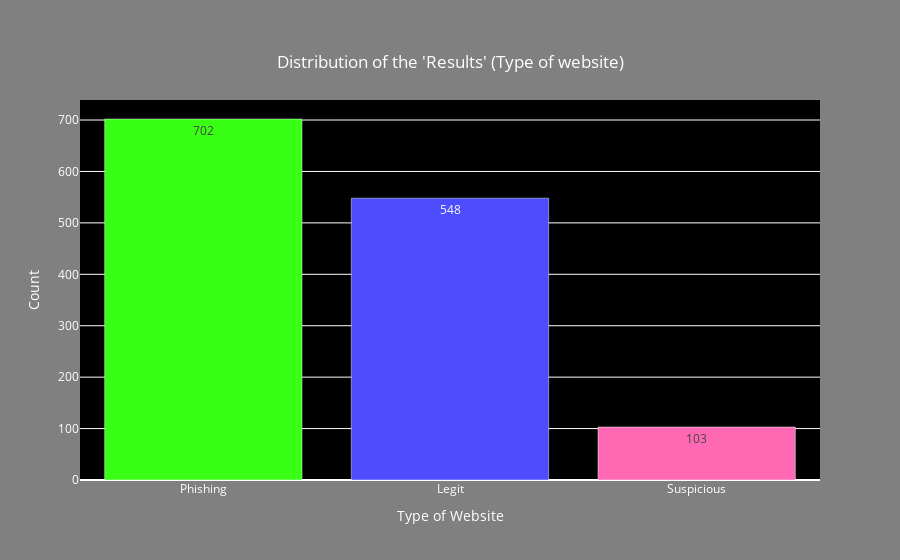

The notebook cell saved with this chart:
### Markdown cell above
### Labelling of websites

### Code cell
import pandas as pd
import plotly.graph_objs as go

# Now using your DataFrame 'data' and 'Result' as your column of interest
result_counts = data['Result'].value_counts().rename(index={2: 'Legit', 1: 'Suspicious', 0: 'Phishing'})

colors = ['#39FF14', '#4D4DFF', '#FF69B4']  # neon colors for the histogram
labels = result_counts.index

# Using go.Bar to create a histogram
fig = go.Figure(data=[go.Bar(x=labels, y=result_counts.values, marker=dict(color=colors), text=result_counts.values, textposition='auto')])

fig.update_layout(
    title={
        'text': "Distribution of the 'Results' (Type of website)", 
        'x': 0.5,  # x=0.5 positions the title in the center of the chart
        'y': 0.9,  # y=0.9 positions the title a bit higher, closer to the top of the chart
        'xanchor': 'center',  # ensures the title will be centered at the specified x position
        'yanchor': 'top'  # ensures the title will be anchored at the top at the specified y position
    },
    plot_bgcolor='black',  # background color
    paper_bgcolor='Gray',  # background color outside the plot
    font=dict(color='white'),  # font color
    xaxis_title="Type of Website",
    yaxis_title="Count"
)

fig.show()

### Figure 1 — Plotly figure (JSON) as saved in the notebook; plotly's stock layout.template omitted (floating-point values rounded to 4 significant figures)
{"data": [{"marker": {"color": ["#39FF14", "#4D4DFF", "#FF69B4"]}, "text": [702, 548, 103], "textposition": "auto", "type": "bar", "x": ["Phishing", "Legit", "Suspicious"], "y": [702, 548, 103]}], "layout": {"font": {"color": "white"}, "paper_bgcolor": "Gray", "plot_bgcolor": "black", "title": {"text": "Distribution of the 'Results' (Type of website)", "x": 0.5, "xanchor": "center", "y": 0.9, "yanchor": "top"}, "xaxis": {"title": {"text": "Type of Website"}}, "yaxis": {"title": {"text": "Count"}}}}
